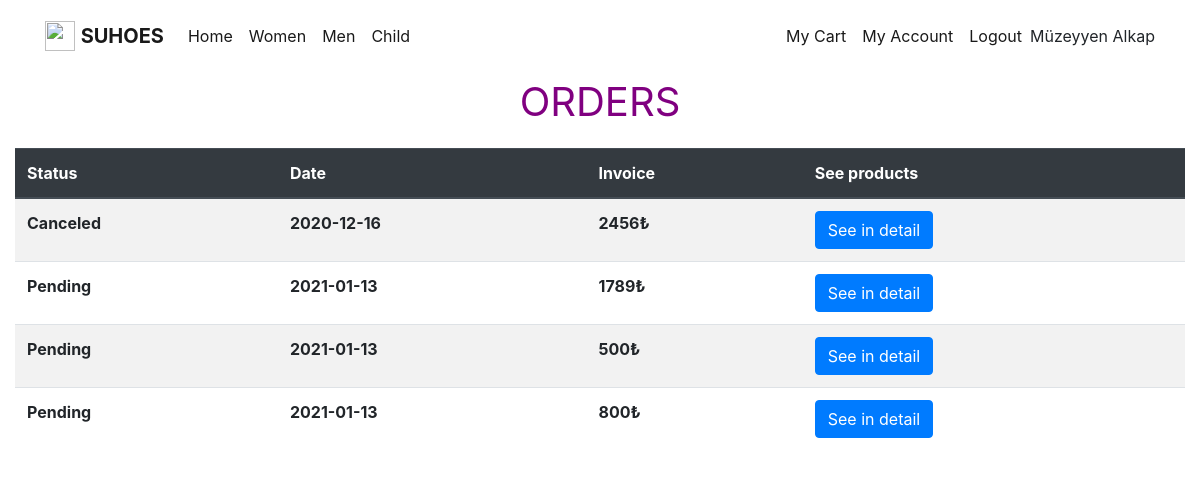
The page /orders.php (signed in) on the database its author committed.
### tables this page shows
CREATE TABLE `orders` (
  `order_id` int(11) NOT NULL,
  `customer_id` int(11) DEFAULT NULL,
  `basket_id` int(11) NOT NULL,
  `status` char(20) DEFAULT NULL,
  `date` date NOT NULL,
  `destination` varchar(200) DEFAULT NULL,
  `Recipient` varchar(40) NOT NULL
);

CREATE TABLE `baskets` (
  `basket_id` int(11) NOT NULL,
  `amount` int(11) DEFAULT NULL
);

### orders.php (the view, shortened to what this page needs)
<?php
	 include "config.php";
	?>
<!doctype html>
<html lang="en">
	<head>
		<link rel="stylesheet" href="https://stackpath.bootstrapcdn.com/bootstrap/4.3.1/css/bootstrap.min.css">
	</head>
	<body>
		<nav class="navbar navbar-expand-lg navbar-light dg-light">
			<div class="container">
				<a href="table.php" class="navbar-brand">
					<img src="balloon.png" width="30" height="30" alt="" class="d-inline-block align-top">
					<b> SUHOES</b>
				</a>
				<div class="collapse navbar-collapse" id="navbarNav">
					<ul class="navbar-nav mr-auto" >
						<li class="nav-item active"><a class="nav-link" href="table.php">Home</a></li>
						<li class="nav-item active"><a class="nav-link" href="women.php">Women</a></li>
						<li class="nav-item active"><a class="nav-link" href="men.php">Men</a></li>
						<li class="nav-item active"><a class="nav-link" href="child.php">Child</a></li>
					</ul>
					<span class="navbar-text">
						<ul  class="navbar-nav mr-auto">
							<li class="nav-item active"><a class="nav-link" href="my_cart.php">My Cart</a></li>
							<li class="nav-item active"><a class="nav-link" href="my_account.php">My Account</a></li>
							<li class="nav-item active"><a class="nav-link" href="logout.php">Logout</a></li>
						</ul>
					</span>
				</div>
				<?php
					echo $_SESSION["name"];
				?>
			</div>
		</nav>
		<div class="col-lg-12" >
				<p class="lead" style="text-align:center ; color:purple; font-size:40px" ><b>ORDERS</b></p>
				<table class="table table-striped table-hover">
					<thead class="thead-dark">
						<tr>
							<th scope="col" >Status</th>
							<th scope="col" >Date</th>
							<th scope="col" >Invoice</th>
							<th scope="col" >See products</th>
						</tr>
					</thead>
					<tbody>
					<?php
						$sql = "SELECT * FROM orders o WHERE o.customer_id = ".$_SESSION["id"].";";
						$result = mysqli_query($db, $sql);
						while($row = mysqli_fetch_assoc($result))
						{
							$row_order_id = $row["order_id"];
							$sql_b = "SELECT * FROM orders o, baskets b WHERE o.basket_id = b.basket_id and o.order_id = $row_order_id ;";
							$result_b = mysqli_query($db, $sql_b);
							$row_b = mysqli_fetch_assoc($result_b);
							$my_status = $row["status"];
							$my_date = $row["date"];
							$my_invoice= $row_b["amount"];
							echo "<tr>" . "<th>" . $my_status . "</th>".
								"<th>" . $my_date . "</th>".
								"<th>" . $my_invoice . "₺</th>".
							"<th>".
							'<button type="submit" id="detail" class="text-light btn btn-primary" name="detail" type="btn-primary">
							<a id="pressed" style="color:white" href="order_product.php?row_order_id='.$row_order_id.'">See in detail</a> </button>'
							. "</th>" . "</tr>";
						}
					?>
					</tbody>
				</table>
		</div>
	</body>
</html>

### rows shown on the page
orders: status "Canceled", date "2020-12-16", basket.amount "2456"
orders: status "Pending", date "2021-01-13", basket.amount "1789"
orders: status "Pending", date "2021-01-13", basket.amount "500"
orders: status "Pending", date "2021-01-13", basket.amount "800"

### other values the page prints
$_SESSION["name"] "Müzeyyen Alkap"
